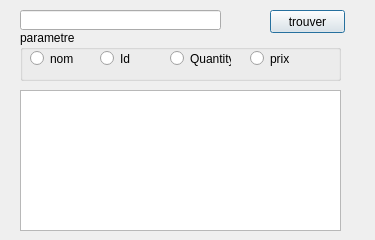
<?xml version="1.0" encoding="UTF-8"?>
<ui version="4.0">
 <class>FindItem</class>
 <widget class="QDialog" name="FindItem">
  <property name="geometry">
   <rect>
    <x>0</x>
    <y>0</y>
    <width>375</width>
    <height>240</height>
   </rect>
  </property>
  <property name="windowTitle">
   <string>Find Items</string>
  </property>
  <widget class="QPushButton" name="btnFind">
   <property name="geometry">
    <rect>
     <x>270</x>
     <y>10</y>
     <width>75</width>
     <height>23</height>
    </rect>
   </property>
   <property name="text">
    <string>trouver</string>
   </property>
  </widget>
  <widget class="QLineEdit" name="txtValue">
   <property name="geometry">
    <rect>
     <x>20</x>
     <y>10</y>
     <width>201</width>
     <height>20</height>
    </rect>
   </property>
  </widget>
  <widget class="QGroupBox" name="groupBox">
   <property name="geometry">
    <rect>
     <x>20</x>
     <y>30</y>
     <width>321</width>
     <height>51</height>
    </rect>
   </property>
   <property name="title">
    <string>parametre</string>
   </property>
   <widget class="QRadioButton" name="rdoName">
    <property name="geometry">
     <rect>
      <x>10</x>
      <y>20</y>
      <width>61</width>
      <height>17</height>
     </rect>
    </property>
    <property name="text">
     <string>nom</string>
    </property>
   </widget>
   <widget class="QRadioButton" name="rdoId">
    <property name="geometry">
     <rect>
      <x>80</x>
      <y>20</y>
      <width>61</width>
      <height>17</height>
     </rect>
    </property>
    <property name="text">
     <string>Id</string>
    </property>
   </widget>
   <widget class="QRadioButton" name="rdoQuantity">
    <property name="geometry">
     <rect>
      <x>150</x>
      <y>20</y>
      <width>61</width>
      <height>17</height>
     </rect>
    </property>
    <property name="text">
     <string>Quantity</string>
    </property>
   </widget>
  </widget>
  <widget class="QRadioButton" name="rdoSellingPrice">
   <property name="geometry">
    <rect>
     <x>250</x>
     <y>50</y>
     <width>81</width>
     <height>17</height>
    </rect>
   </property>
   <property name="text">
    <string>prix </string>
   </property>
  </widget>
  <widget class="QTableView" name="tableView">
   <property name="geometry">
    <rect>
     <x>20</x>
     <y>90</y>
     <width>321</width>
     <height>141</height>
    </rect>
   </property>
  </widget>
 </widget>
 <resources/>
 <connections/>
</ui>
